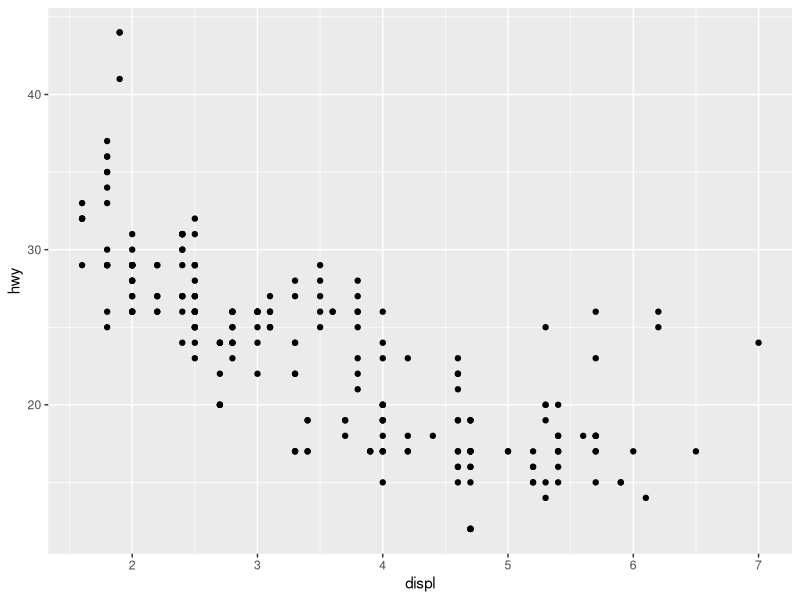
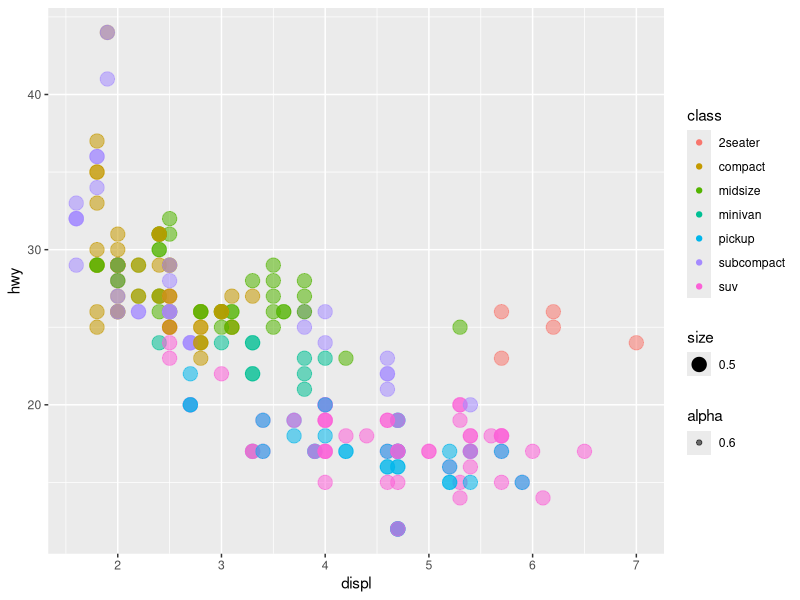
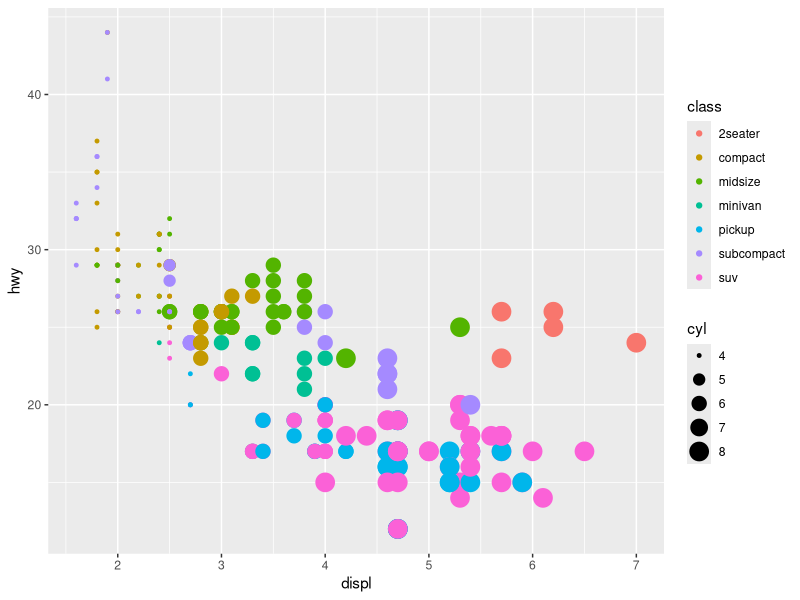

These figures' R source, in order: (Note: this script raises an error after producing the figures.)
# Visualizacion de datos con ggplot2

# Carga de libreria tidyverse 1.3.1
library(tidyverse)

#v ggplot2 3.3.3     v purrr   0.3.4
#v tibble  3.1.1     v dplyr   1.0.6
#v tidyr   1.1.3     v stringr 1.4.0
#v readr   1.4.0     v forcats 0.5.1
#-- Conflicts -----  tidyverse_conflicts() --
#  x dplyr::filter() masks stats::filter()
#  x dplyr::lag()    masks stats::lag()

# Carga de dataset mpg de la libreria ggplot
View(mpg)
help(mpg)
#--------------------------------------#

# Identificacion de problema a resolver:
# 1.- ¿Los coches con motor grande consumen mas gasolina que los coches de motor
#      más pequeño?

# 2.- ¿La relación entre consumo y tamaño es lineal? ¿Es positiva o negativa?

# -------------------------------------#

# La clasificación de las variables es la siguiente:
# Nombre: "manufacturer"| Tipo: Cualitativa | Escala: Nominal
# Nombre: "model" | Tipo: Cualitativa | Escala: Nominal
# Nombre: "displ" | Tipo: Métrica Contínua | Escala: Intervalo
# Nombre: "year" | Tipo: Métrica Discreta | Escala: Intervalo
# Nombre: "cyl" | Tipo: Cualitativa | Escala: Ordinal
# Nombre: "trans" | Tipo: Cualitativa | Escala: Nominal
# Nombre: "drv" | Tipo: Cualitativa | Escala: Nominal
# Nombre: "cty" | Tipo: Métrica Discreta | Escala: Razón | 
# Nombre: "hwy" | Tipo: Métrica Discreta | Escala: Razón | 
# Nombre: "fl" | Tipo: Cualitativa | Escala: Nominal |
# Nombre: "class" | Tipo: Cualitativa | Escala: Nominal | 

#----------------------------------------#

#1.- ¿Los coches con motor más grande consumen más gasolina que los coches de
#     motor más pequeño?

# Variables a estudiar:
# "displ": Tamaño del motor en litros
# "hwy": Millas por galón en autopista (1 galón = 3.78 litros )

# Mapa de puntos
ggplot(data = mpg) +
  geom_point(mapping = aes(x=displ, y=hwy))

# Mapa de puntos con los puntos coloreados por la variable "class"
ggplot(data = mpg) +
  geom_point(mapping = aes(x=displ, y=hwy, color = class, alpha=0.6, size=0.5))

# Mapa de puntos con estetica "size"
ggplot(data = mpg) +
  geom_point(mapping = aes(x=displ, y=hwy, color = class, size = cyl))

# Mapa de puntos con diferentes esteticas
ggplot(data = mpg2) +
  geom_point(mapping = aes(x=displ, y=hwy, shape=cyl, color=class), size=3)

# Mapa de puntos con los puntos coloreados por la variable "class"
ggplot(data = mpg) +
  geom_point(mapping = aes(x=displ, y=hwy, color=class), shape=1) +
  geom_point(mapping = aes(x=displ, y=cty, color=class), shape=2)

ggplot(data = mpg) +
  geom_point(mapping = aes(x=displ, y=hwy, color = class == "compact"))

ggplot(data = mpg) +
  geom_point(mapping = aes(x=displ, y=hwy, color = hwy > mean(hwy),
                           shape = class == "compact"))

#-----------------------------------#
# Uso de facets
#
# facet_wrap(~<FORMULA_VARIABLE>) *La variable debe ser discreta

ggplot(data = mpg) +
  geom_point(mapping = aes(x=displ, y=hwy, color=-cyl ), size=3) + 
  facet_wrap(~class, nrow = 2)

# facet_grid(<FORMULA_VARIABLE1> ~ <FORMULA_VARIABLE2>) *La variable debe ser discreta
ggplot(data = mpg) +
  geom_point(mapping = aes(x=displ, y=hwy, shape=hwy >= mean(hwy), color=class), size=3) + 
  facet_grid(cyl ~ fl)

#-----------------------------------#
# Otras geometrias
ggplot(data = mpg) +
  geom_point(mapping = aes(x=displ, y=hwy, color= hwy >= mean(hwy))) +
  geom_smooth(mapping = aes(x=displ, y=hwy)) + 
  geom_hline(yintercept = mean(mpg$hwy))

ggplot(data = mpg) +
  geom_point(mapping = aes(x=displ, y=hwy, color=hwy >= mean(hwy)), size=3, alpha=0.6) +
  geom_smooth(mapping = aes(x=displ, y=hwy, linetype=drv, color=drv), se = FALSE)

ggplot(data = mpg) +
  geom_point(mapping = aes(x=displ, y=hwy, color=drv)) +
  geom_smooth(mapping = aes(x=displ, y=hwy, group=drv, color=drv))

# Reutilizacion de codigo
ggplot(data=mpg, mapping = aes(x=displ, y=hwy)) +
  geom_point(mapping = aes(color=drv), size=3, alpha=0.6) +
  geom_smooth(mapping = aes(group=drv, color=drv), se = F)

ggplot(data = mpg, mapping = aes(x=displ, y=hwy)) +
  geom_point(mapping = aes(color=factor(cyl)))


ggplot(data = mpg, mapping = aes(x=displ, size=2, alpha=0.6)) + 
  geom_point(mapping = aes(y=hwy, color="Highway")) +
  geom_point(mapping = aes(y=cty, color="City")) +
  labs(x= "Engine Displacement", y="Area", color="Area", title = "MPG") +
  guides(size=F, alpha=F)

#-----------------------------------------#
# Diagramas de barras

View(diamonds)

dia <- ggplot(data = diamonds)

dia +
  stat_count(mapping = aes(x=cut))

demo_dia <- diamonds %>% count(cut)
demo_dia

ggplot(data=demo_dia) +
  geom_bar(mapping = aes(x=cut, y=n), stat = "identity")


demo2 <- tribble(
                  ~cut, ~freqs,
                  "Fair", 1610,
                  "Good", 4906,
                  "Very Good", 12082,
                  "Premium", 13791,
                  "Ideal", 21551)

ggplot(data = demo2) + 
  geom_bar(mapping = aes(x=cut, y=freqs),fill="steelblue", stat = "identity")

dia + 
  geom_bar(mapping = aes(x=cut, y= ..prop.., group=1)) # Eje Y en escala de proporcion

# Uso de stat_summary

ggplot(data = diamonds) +
  stat_summary(
    mapping = aes(x=cut, y=depth, fill=cut),
    fun.min = min,
    fun.max = max,
    fun=mean
  )


# Positions (Stack, Identity, Fill, Dodge)

ggplot(data = diamonds, mapping = aes(x=cut, fill=clarity)) + 
  geom_bar(position = "stack", alpha=0.7)

ggplot(data = diamonds, mapping = aes(x=cut, fill=clarity)) + 
  geom_bar(position = "identity", alpha=0.7)

ggplot(data = diamonds, mapping = aes(x=cut, fill=clarity)) + 
  geom_bar(position = "fill")

ggplot(data = diamonds, mapping = aes(x=cut, fill=clarity)) + 
  geom_bar(position = "dodge")


# Regreso a point plot. Posiciones

ggplot(data = mpg, mapping = aes(x=displ, y=hwy)) +
  geom_point(position = "jitter")

ggplot(data = mpg, mapping = aes(x=displ, y=hwy)) +
  geom_jitter()


# Sistemas de coordenadas

# coord_flip()  ----> cambia los paneles de x e y

ggplot(data = mpg, mapping = aes(x=class, y= hwy)) +
  geom_boxplot()

ggplot(data = mpg, mapping = aes(x=class, y= hwy)) +
  geom_boxplot() +
  coord_flip()

# coord_quickmap() ----> cambia el aspect ratio de los mapas

usa <- map_data("usa")
View(usa)

ggplot(data = usa, mapping = aes(x=long, y=lat, group=group)) +
  geom_polygon(fill="steelblue") +
  coord_quickmap()


it <- map_data("italy")
View(it)

ggplot(data = it, mapping = aes(x=long, y=lat, group=group)) +
  geom_polygon(fill="#008C45") +
  coord_quickmap()


# Coord_polar() ----> coordenas polares

ggplot(data = diamonds) +
  geom_bar(
    mapping = aes(x=cut, fill=cut),
    show.legend = F,
    width = 1
  ) +
  theme(aspect.ratio = 1) +
  labs(x=NULL, y=NULL) +
  coord_polar()


# ggplot por capas
# Guia de plantilla
#
# ggplot(data = <DATAFRAME>) +
#   <GEOM_FUNCTION>(mapping = aes(<MAPPINGS>),
#                   stat = <STAT>,
#                   position = <POSITION>) +
#   <COORDINATE_FUNCTION>() +
#   <FACET_FUNCTION>()